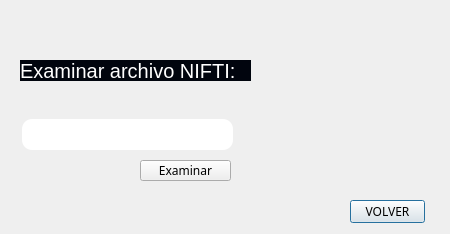
<?xml version="1.0" encoding="UTF-8"?>
<ui version="4.0">
 <class>Dialog</class>
 <widget class="QDialog" name="Dialog">
  <property name="geometry">
   <rect>
    <x>0</x>
    <y>0</y>
    <width>450</width>
    <height>234</height>
   </rect>
  </property>
  <property name="windowTitle">
   <string>Dialog</string>
  </property>
  <widget class="QLabel" name="label_2">
   <property name="geometry">
    <rect>
     <x>270</x>
     <y>50</y>
     <width>151</width>
     <height>181</height>
    </rect>
   </property>
   <property name="text">
    <string/>
   </property>
   <property name="pixmap">
    <pixmap>../ventanas/imagenes/126620-illustrazione-del-gabbia-toracica-gratuito-vettoriale-removebg-preview.png</pixmap>
   </property>
   <property name="scaledContents">
    <bool>true</bool>
   </property>
  </widget>
  <widget class="QLabel" name="label">
   <property name="geometry">
    <rect>
     <x>0</x>
     <y>-10</y>
     <width>461</width>
     <height>311</height>
    </rect>
   </property>
   <property name="text">
    <string/>
   </property>
   <property name="pixmap">
    <pixmap>imagenes/smooth-stucco-wall_1194-7087.jpg</pixmap>
   </property>
   <property name="scaledContents">
    <bool>true</bool>
   </property>
  </widget>
  <widget class="QPushButton" name="boton_volver">
   <property name="geometry">
    <rect>
     <x>350</x>
     <y>200</y>
     <width>75</width>
     <height>23</height>
    </rect>
   </property>
   <property name="font">
    <font>
     <family>Arial Black</family>
    </font>
   </property>
   <property name="text">
    <string>VOLVER</string>
   </property>
  </widget>
  <widget class="QPushButton" name="examinar">
   <property name="geometry">
    <rect>
     <x>140</x>
     <y>160</y>
     <width>91</width>
     <height>21</height>
    </rect>
   </property>
   <property name="font">
    <font>
     <family>Arial Black</family>
    </font>
   </property>
   <property name="text">
    <string>Examinar</string>
   </property>
  </widget>
  <widget class="QLabel" name="label_3">
   <property name="geometry">
    <rect>
     <x>20</x>
     <y>60</y>
     <width>231</width>
     <height>21</height>
    </rect>
   </property>
   <property name="font">
    <font>
     <pointsize>15</pointsize>
    </font>
   </property>
   <property name="styleSheet">
    <string notr="true">background-color: rgb(1, 5, 14);
color: rgb(255, 255, 255);</string>
   </property>
   <property name="text">
    <string>Examinar archivo NIFTI:</string>
   </property>
  </widget>
  <widget class="QLineEdit" name="nombre_nifti">
   <property name="geometry">
    <rect>
     <x>22</x>
     <y>119</y>
     <width>211</width>
     <height>31</height>
    </rect>
   </property>
   <property name="styleSheet">
    <string notr="true">background-color: rgb(255, 255, 255);

border-radius:10px</string>
   </property>
  </widget>
 </widget>
 <resources/>
 <connections/>
</ui>
